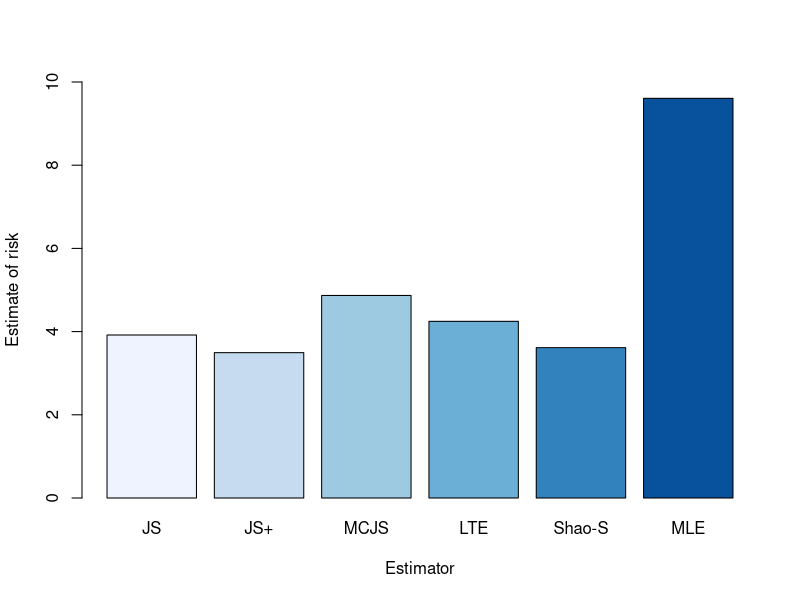
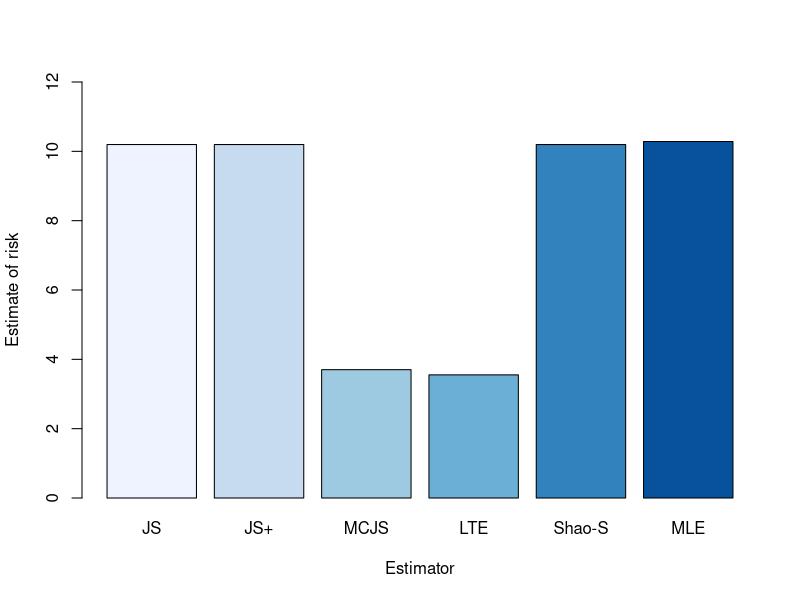
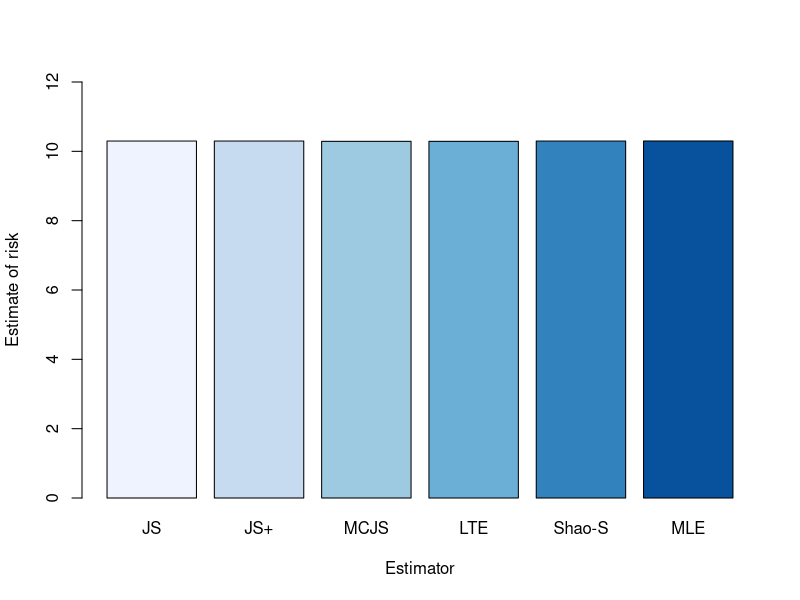
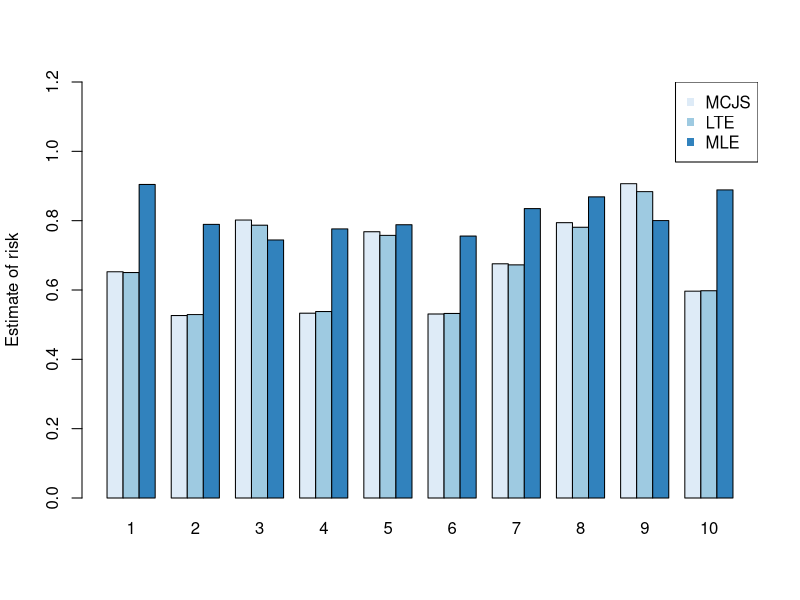
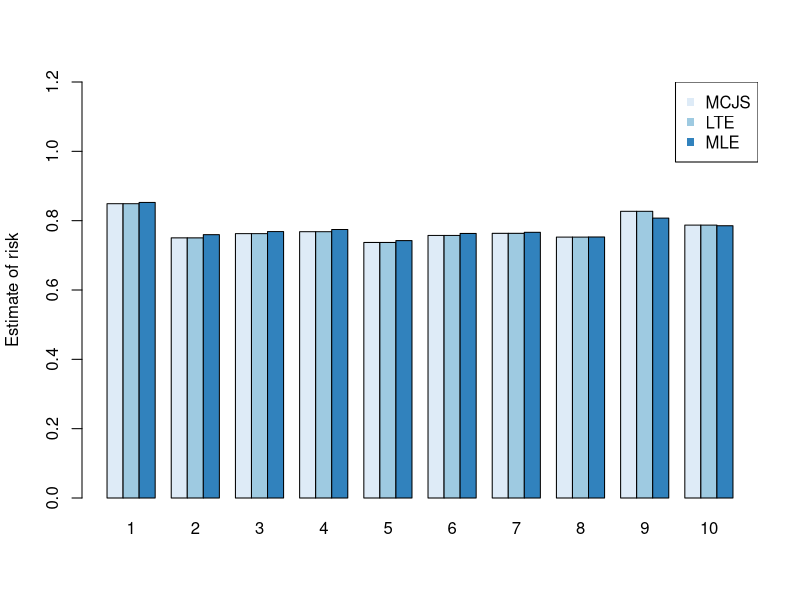

These figures' R source, in order:
## ---- chunk 1
library(RColorBrewer)

p <- 10 #dimension for each simulation
eucl_len2 <- function(x) { #finds squared euclidean length of a vector
  sum(x^2)
}

g <- function(t, p, p_star){ #used in calculating Shao-Strawderman estimator
  if (t > p-1){
    if (abs(p-1-t) <= p_star - p + 1){
    return(2*p_star-p-t)
  }
  else{
    return(t-p)
  }
  }
  else{
    t <- 2*abs(p-1-t) + (p-1)
    if (abs(p-1-t) <= p_star - p + 1){
    return(2*p_star-p-t)
  }
  else{
    return(t-p)
  }
  }
  
}
simulate <- function(means, loss_fn) { #runs a simulation for a vector of means and given loss function
  p <- length(means)
  JS_loss <- c()
  posJS_loss <- c()
  MCJS_loss <- c()
  LTE_loss <- c()
  straw_loss <- c()
  intuitive_loss <- c()
  
  
  for (i in 1:200){
  sample <- rnorm(p, means, 1) #generate sample from normal distribution, independent

  xbar <- mean(sample)
  c <- 1 - (p-3)/eucl_len2(sample - xbar)
  len_x2 <- eucl_len2(sample)
  a <- p - 2 #minimises risk
  straw_a <- 0.0339 #values pre-calculated for use in Shao-Strawderman estimator when p = 10
  p_star <- 9.705

  #calculating realisation of estimators
  MCJS <- xbar + c*(sample - xbar)
  JS <- (1 - a/len_x2)*sample
  posJS <- 0*sample
  if (a < len_x2){
    posJS <- JS
  }
  straw <- posJS
  if (len_x2 >= p-2 & len_x2 <= p){
    straw <- posJS - a*g(len_x2, p, p_star)*sample/len_x2
  }
  LTE <- c()
  for (j in 1:p){
    LTE[j] <- min(c(max(c(MCJS[j], sample[j] - 1)), sample[j] + 1))
  }
  
  #storing the value of the loss
  JS_loss <- c(JS_loss, loss_fn(JS - means))
  posJS_loss <- c(posJS_loss, loss_fn(posJS - means))
  MCJS_loss <- c(MCJS_loss, loss_fn(MCJS - means))
  LTE_loss <- c(LTE_loss, loss_fn(LTE - means))
  straw_loss <- c(straw_loss, loss_fn(straw - means))
  intuitive_loss <- c(intuitive_loss, loss_fn(sample - means))

    
    
  }
  #store loss vectors in a list to be returned
  x <- list()
  x[[1]] <- JS_loss
  x[[2]] <- posJS_loss
  x[[3]] <- MCJS_loss
  x[[4]] <- LTE_loss
  x[[5]] <- straw_loss
  x[[6]] <- intuitive_loss

  
  return(x)
}

find_means <- function(x) { #finds the mean of each vector in a list of vectors
  risk <- c()
  for (i in 1:length(x)) {
    risk[i] <- mean(x[[i]])
}
  return(risk)
}
## ---- chunk 2
set.seed(267462)

means_unif <- runif(p, -1, 1)
unif <- simulate(means_unif, eucl_len2)
names <- c("JS", "JS+", "MCJS", "LTE", "Shao-S", "MLE") #labels for barplot
colours <- brewer.pal(6, "Blues") #set colour scheme for barplot

png("zero.png", width=526, height=300) #save barplot as a png

barplot(find_means(unif), ylab = "Estimate of risk", names.arg = names, ylim = c(0, 10), xlab = "Estimator", col=colours)

dev.off()
print(find_means(unif))
## ---- chunk 3
set.seed(638462)

means_large <- runif(p, 10, 11)
large <- simulate(means_large, eucl_len2)

png("large.png", width=526, height=300)

barplot(find_means(large), ylab = "Estimate of risk", names.arg = names, ylim = c(0, 12), xlab = "Estimator", col=colours)

dev.off()
print(find_means(large))
## ---- chunk 4
set.seed(735284)

means_extreme <- c(runif(p-2, -1, 1), runif(2, 40, 100))
extreme <- simulate(means_extreme, eucl_len2)

png("extreme.png", width=526, height=300)

barplot(find_means(extreme), ylab = "Estimate of risk", names.arg = names, ylim = c(0, 12), xlab = "Estimator", col=colours)

dev.off()
print(find_means(extreme))
## ---- chunk 5
set.seed(735593)

LTEsim <- function(means){
LTEfinal <- rep(0, 10)
aJSfinal <- rep(0, 10)
MLEfinal <- rep(0, 10)

for (i in 1:200){
  realisation <- rnorm(10, means, 1)

  xbar <- mean(realisation)
  c <- 1 - 7/eucl_len2(realisation - xbar) # p - 3 = 10 - 3 = 7
  aJS <- xbar + c*(realisation - xbar)
  
  LTE <- c()
  for (j in 1:10){
    LTE[j] <- min(c(max(c(aJS[j], realisation[j] - 1)), realisation[j] + 1))
  }
  
  aJSerror <- abs(aJS - means)
  LTEerror <- abs(LTE - means)
  MLEerror <- abs(realisation - means)
  
  aJSfinal <- aJSfinal + aJSerror
  LTEfinal <- LTEfinal + LTEerror
  MLEfinal <- MLEfinal + MLEerror 
}
aJSfinal <- aJSfinal/200
LTEfinal <- LTEfinal/200
MLEfinal <- MLEfinal/200

errordata <- matrix(c(aJSfinal, LTEfinal, MLEfinal), nrow=3, byrow=TRUE)
return(errordata)
}

means <- rnorm(10, 30, 1) #generate set of means which are normally distributed

LTE1 <- LTEsim(means) 

png("LTE1.png", width=526, height=400)

barplot(LTE1, beside=TRUE, col = brewer.pal(3, "Blues"), ylim = c(0,1.2), ylab = "Estimate of risk", names.arg=c(1:10), legend=TRUE)
legend("topright", legend = c("MCJS", "LTE", "MLE"), pch = c(15,15,15), col=brewer.pal(3, "Blues"))

dev.off()

LTE2 <- LTEsim(c(rnorm(8, 30, 1), runif(2, 50, 60))) #generate means with extreme values
png("LTE2.png", width=526, height=400)

barplot(LTE2, beside=TRUE, col = brewer.pal(3, "Blues"), ylim = c(0,1.2), ylab = "Estimate of risk", names.arg=c(1:10), legend=TRUE)
legend("topright", legend = c("MCJS", "LTE", "MLE"), pch = c(15,15,15), col=brewer.pal(3, "Blues"))
dev.off()

means
abs(means-30)
